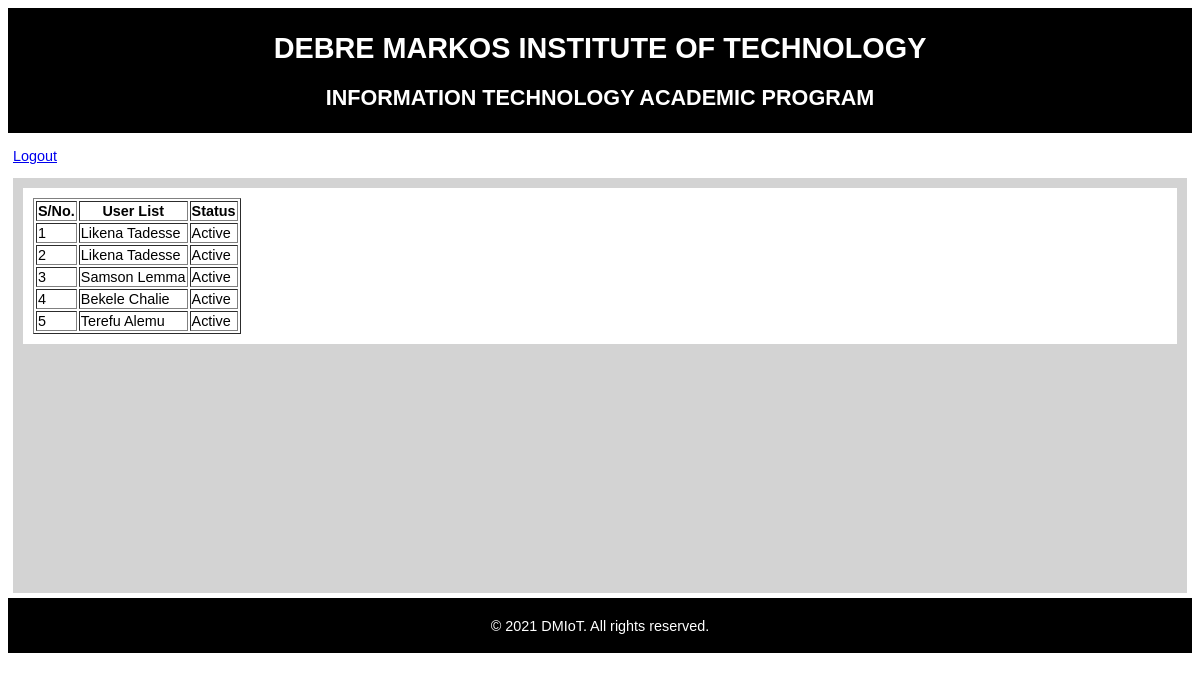
/viewAccount.php (signed in), run on the app's committed database.
### tables this page shows
CREATE TABLE IF NOT EXISTS `account` (
  `emailaddress` varchar(30) NOT NULL,
  `password` text NOT NULL,
  `role` varchar(20) NOT NULL,
  `status` int(11) NOT NULL,
  `userId` varchar(15) NOT NULL,
  PRIMARY KEY (`emailaddress`),
  KEY `userId` (`userId`)
);

CREATE TABLE IF NOT EXISTS `staff_student` (
  `idNum` varchar(15) NOT NULL,
  `firstName` varchar(30) NOT NULL,
  `lastName` varchar(30) NOT NULL,
  `year` int(11) DEFAULT NULL,
  `section` varchar(1) DEFAULT NULL,
  `deptId` int(11) NOT NULL,
  PRIMARY KEY (`idNum`),
  KEY `deptId` (`deptId`)
);

### viewAccount.php (the view, shortened to what this page needs)
<?php
  if($_SESSION['r']=='admin'){
	  require_once('dbconnect.php');
  ?>
<!DOCTYPE html>
<html lang="en">
<head>
<link rel="stylesheet" type="text/css" href="mystyle.css">
</head>
<body>
<header>
	<?php include_once('header.php'); ?>
</header>
<nav>
<ul>
  <li>  <a href="logout.php"> Logout </a></li>
</ul>
</nav>
<section>
<article>
<?php
	if($connection){
				$sql = "select * from account a, staff_student ss where a.userId = ss.idNum";
				$res = mysqli_query($connection,$sql);
				if(mysqli_num_rows($res)>0){
					$i=1;
					echo "<table border=1><tr><th>S/No.</th><th>User List</th><th>Status</th></tr>";
					while($row = mysqli_fetch_assoc($res)){
						echo "<tr><td>$i</td><td>".$row['firstName']." ".$row['lastName']."</td><td>";
						echo ($row['status']==1)?"Active":"Inactive</td></tr>";
						$i++;
					}
					echo "</table>";
				}else{
					echo "Error: ".mysqli_error($connection);
				}
			}else
				echo "Failed to establish db connection.";
?>
</article>
</section>
<footer>
   <?php include_once('footerpage.php'); ?>
</footer>
</body>
</html>
<?php
  }else{
		if(isset($_SESSION['r'])){
			$role = $_SESSION['r'];
			header("Location: $role.php");
		}else
			header('Location: logout.php');
}
?>

### header.php
<?php
	echo "<h1> DEBRE MARKOS INSTITUTE OF TECHNOLOGY</h1>\n<h2>INFORMATION TECHNOLOGY ACADEMIC PROGRAM</h2>";
?>

### footerpage.php
<?php echo "<p> &copy; ". date('Y')." DMIoT. All rights reserved. </p>"; ?>

### mystyle.css (style rules this page uses)
body { font-family: Verdana,sans-serif; font-size: 0.9em; }
header { height: 15%; padding: 5px; text-align:center; color: white; background-color: black; }
footer { padding: 5px; text-align:center; color: white; background-color: black; }
section { height:405px; margin: 5px; padding: 5px; background-color: lightgrey; }
article { margin: 5px; padding: 10px; background-color: white; }
nav ul { padding: 0; }
nav ul li { display: inline; margin: 5px; }

### data on the page
account: userId.firstName "Likena", userId.lastName "Tadesse", status "Active"
account: userId.firstName "Likena", userId.lastName "Tadesse", status "Active"
account: userId.firstName "Samson", userId.lastName "Lemma", status "Active"
account: userId.firstName "Bekele", userId.lastName "Chalie", status "Active"
account: userId.firstName "Terefu", userId.lastName "Alemu", status "Active"
